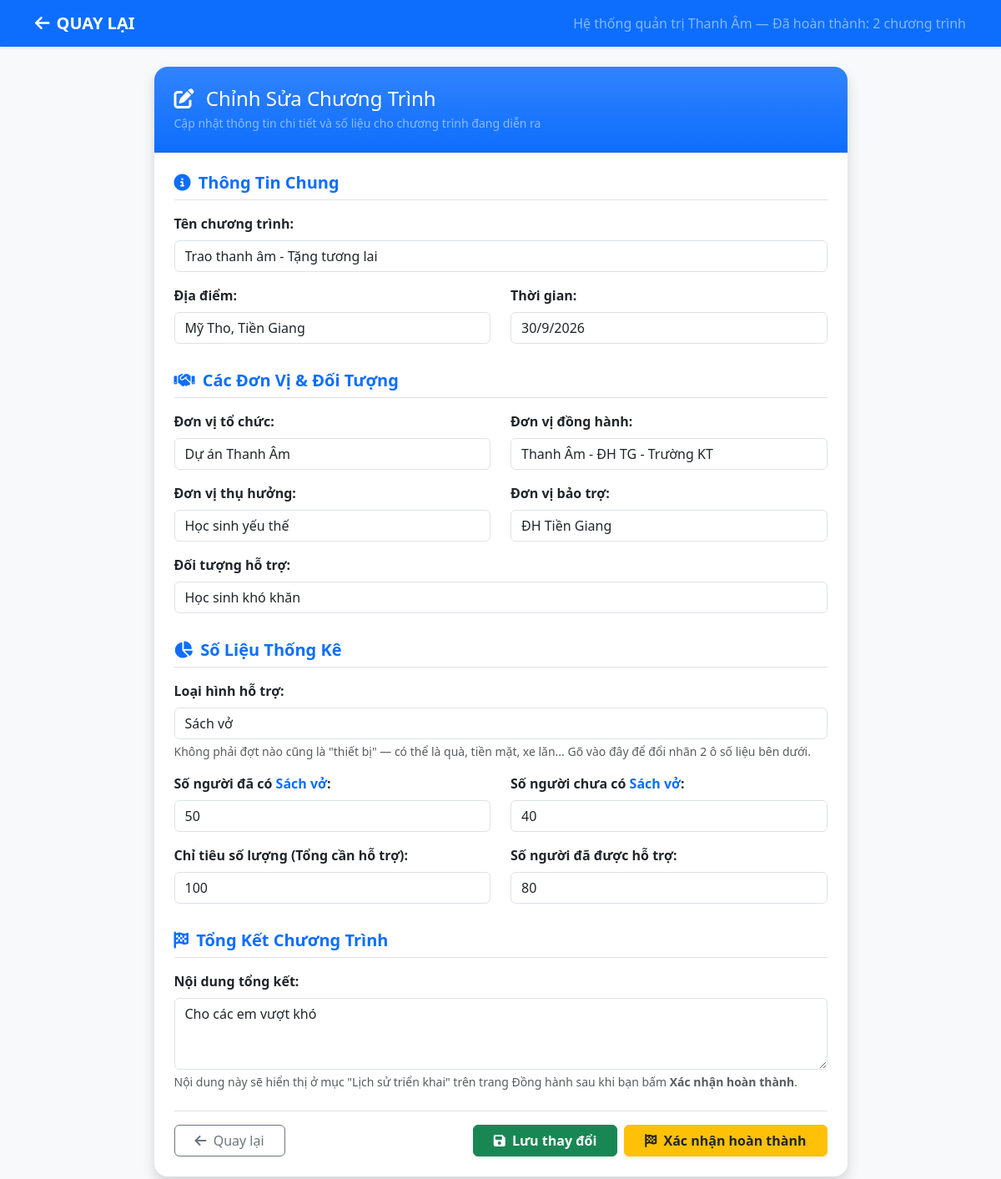
/admin/sua_chuong_trinh.php, run on the app's committed database.
### tables this page shows
CREATE TABLE `chuong_trinh` (
  `id` int(11) NOT NULL,
  `tieu_de` varchar(255) NOT NULL,
  `dia_diem` varchar(255) DEFAULT NULL,
  `thoi_gian` varchar(100) DEFAULT NULL,
  `don_vi_thu_huong` varchar(255) DEFAULT NULL,
  `don_vi_tai_tro` varchar(255) DEFAULT NULL,
  `chi_tieu_so_luong` int(11) DEFAULT 0,
  `so_luong_hien_tai` int(11) DEFAULT 0,
  `trang_thai` enum('dang_dien_ra','da_hoan_thanh') DEFAULT 'dang_dien_ra',
  `mo_ta` text DEFAULT NULL,
  `ngay_tao` timestamp NOT NULL DEFAULT current_timestamp(),
  `don_vi_to_chuc` varchar(255) DEFAULT 'Dự án Thanh Âm',
  `don_vi_dong_hanh` varchar(255) DEFAULT NULL,
  `don_vi_bao_tro` varchar(255) DEFAULT NULL,
  `doi_tuong_ho_tro` varchar(255) DEFAULT NULL,
  `loai_ho_tro` varchar(100) DEFAULT 'thiết bị',
  `so_co_thiet_bi` int(11) DEFAULT 0,
  `so_chua_thiet_bi` int(11) DEFAULT 0
);

### admin/sua_chuong_trinh.php (the view, shortened to what this page needs)
<?php
require_once '../connect.php';
$stmt = $pdo->query("SELECT * FROM chuong_trinh WHERE trang_thai = 'dang_dien_ra' ORDER BY id DESC LIMIT 1");
$ct = $stmt->fetch(PDO::FETCH_ASSOC);
$stmt_dem = $pdo->query("SELECT COUNT(*) FROM chuong_trinh WHERE trang_thai = 'da_hoan_thanh'");
$so_luong_lich_su = (int)$stmt_dem->fetchColumn();
?>
<!DOCTYPE html>
<html lang="vi">
<head>
    <link href="https://cdn.jsdelivr.net/npm/bootstrap@5.3.0/dist/css/bootstrap.min.css" rel="stylesheet">
    <link rel="stylesheet" href="https://cdnjs.cloudflare.com/ajax/libs/font-awesome/6.4.0/css/all.min.css">
</head>
<body class="bg-light">
    <nav class="navbar navbar-expand-lg navbar-dark bg-primary shadow-sm mb-4">
        <div class="container">
            <a class="navbar-brand fw-bold" href="dong_hanh_admin.php"><i class="fa-solid fa-arrow-left me-2"></i>QUAY
                LẠI</a>
            <span class="navbar-text text-white-50">Hệ thống quản trị Thanh Âm — Đã hoàn thành: <?= $so_luong_lich_su ?>
                chương trình</span>
        </div>
    </nav>
    <div class="container pb-5">
        <div class="row justify-content-center">
            <div class="col-lg-9">
                <?php if ($ct): ?>
                <div class="card shadow border-0 rounded-4">
                    <div class="card-header bg-gradient bg-primary text-white p-4 rounded-top-4">
                        <h4 class="mb-1"><i class="fa-solid fa-pen-to-square me-2"></i> Chỉnh Sửa Chương Trình</h4>
                        <p class="mb-0 text-white-50 small">Cập nhật thông tin chi tiết và số liệu cho chương trình đang
                            diễn ra</p>
                    </div>
                    <div class="card-body p-4">
                        <form method="POST" id="form-sua-ct">
                            <h5 class="text-primary mb-3 fw-bold border-bottom pb-2"><i
                                    class="fa-solid fa-circle-info me-1"></i> Thông Tin Chung</h5>
                            <div class="mb-3">
                                <label class="form-label fw-semibold">Tên chương trình:</label>
                                <input type="text" class="form-control" name="tieu_de"
                                    value="<?= htmlspecialchars($ct['tieu_de']) ?>" required>
                            </div>
                            <div class="row">
                                <div class="col-md-6 mb-3">
                                    <label class="form-label fw-semibold">Địa điểm:</label>
                                    <input type="text" class="form-control" name="dia_diem"
                                        value="<?= htmlspecialchars($ct['dia_diem']) ?>">
                                </div>
                                <div class="col-md-6 mb-3">
                                    <label class="form-label fw-semibold">Thời gian:</label>
                                    <input type="text" class="form-control" name="thoi_gian"
                                        value="<?= htmlspecialchars($ct['thoi_gian']) ?>">
                                </div>
                            </div>
                            <h5 class="text-primary mb-3 fw-bold border-bottom pb-2 pt-3"><i
                                    class="fa-solid fa-handshake me-1"></i> Các Đơn Vị & Đối Tượng</h5>
                            <div class="row">
                                <div class="col-md-6 mb-3">
                                    <label class="form-label fw-semibold">Đơn vị tổ chức:</label>
                                    <input type="text" class="form-control" name="don_vi_to_chuc"
                                        value="<?= htmlspecialchars($ct['don_vi_to_chuc']) ?>">
                                </div>
                                <div class="col-md-6 mb-3">
                                    <label class="form-label fw-semibold">Đơn vị đồng hành:</label>
                                    <input type="text" class="form-control" name="don_vi_dong_hanh"
                                        value="<?= htmlspecialchars($ct['don_vi_dong_hanh']) ?>">
                                </div>
                            </div>
                            <div class="row">
                                <div class="col-md-6 mb-3">
                                    <label class="form-label fw-semibold">Đơn vị thụ hưởng:</label>
                                    <input type="text" class="form-control" name="don_vi_thu_huong"
                                        value="<?= htmlspecialchars($ct['don_vi_thu_huong']) ?>">
                                </div>
                                <div class="col-md-6 mb-3">
                                    <label class="form-label fw-semibold">Đơn vị bảo trợ:</label>
                                    <input type="text" class="form-control" name="don_vi_bao_tro"
                                        value="<?= htmlspecialchars($ct['don_vi_bao_tro']) ?>">
                                </div>
                            </div>
                            <div class="mb-3">
                                <label class="form-label fw-semibold">Đối tượng hỗ trợ:</label>
                                <input type="text" class="form-control" name="doi_tuong_ho_tro"
                                    value="<?= htmlspecialchars($ct['doi_tuong_ho_tro']) ?>">
                            </div>
                            <h5 class="text-primary mb-3 fw-bold border-bottom pb-2 pt-3"><i
                                    class="fa-solid fa-chart-pie me-1"></i> Số Liệu Thống Kê</h5>
                            <div class="mb-3">
                                <label class="form-label fw-semibold">Loại hình hỗ trợ:</label>
                                <input type="text" class="form-control" name="loai_ho_tro" id="input-loai-ho-tro"
                                    value="<?= htmlspecialchars($ct['loai_ho_tro'] ?? 'thiết bị') ?>"
                                    placeholder="VD: thiết bị, quà, tiền mặt, xe lăn, sách vở..."
                                    oninput="capNhatNhanLoaiHoTro()">
                                <div class="form-text">Không phải đợt nào cũng là "thiết bị" — có thể là quà, tiền
                                    mặt, xe lăn... Gõ vào đây để đổi nhãn 2 ô số liệu bên dưới.</div>
                            </div>
                            <div class="row">
                                <div class="col-md-6 mb-3">
                                    <label class="form-label fw-semibold">Số người đã có
                                        <span id="nhan-da-co"
                                            class="text-primary"><?= htmlspecialchars($ct['loai_ho_tro'] ?? 'thiết bị') ?></span>:</label>
                                    <input type="number" class="form-control" name="so_co_thiet_bi"
                                        value="<?= $ct['so_co_thiet_bi'] ?>">
                                </div>
                                <div class="col-md-6 mb-3">
                                    <label class="form-label fw-semibold">Số người chưa có
                                        <span id="nhan-chua-co"
                                            class="text-primary"><?= htmlspecialchars($ct['loai_ho_tro'] ?? 'thiết bị') ?></span>:</label>
                                    <input type="number" class="form-control" name="so_chua_thiet_bi"
                                        value="<?= $ct['so_chua_thiet_bi'] ?>">
                                </div>
                            </div>
                            <div class="row">
                                <div class="col-md-6 mb-3">
                                    <label class="form-label fw-semibold">Chỉ tiêu số lượng (Tổng cần hỗ trợ):</label>
                                    <input type="number" class="form-control" name="chi_tieu_so_luong"
                                        value="<?= $ct['chi_tieu_so_luong'] ?>">
                                </div>
                                <div class="col-md-6 mb-3">
                                    <label class="form-label fw-semibold">Số người đã được hỗ trợ:</label>
                                    <input type="number" class="form-control" name="so_luong_hien_tai"
                                        value="<?= $ct['so_luong_hien_tai'] ?>">
                                </div>
                            </div>
                            <h5 class="text-primary mb-3 fw-bold border-bottom pb-2 pt-3"><i
                                    class="fa-solid fa-flag-checkered me-1"></i> Tổng Kết Chương Trình</h5>
                            <div class="mb-3">
                                <label class="form-label fw-semibold">Nội dung tổng kết:</label>
                                <textarea class="form-control" name="mo_ta" rows="3"
                                    placeholder="VD: Đã trao tặng thành công 20 bộ thiết bị cho các em học sinh..."><?= htmlspecialchars($ct['mo_ta'] ?? '') ?></textarea>
                                <div class="form-text">Nội dung này sẽ hiển thị ở mục "Lịch sử triển khai" trên trang
                                    Đồng hành sau khi bạn bấm <strong>Xác nhận hoàn thành</strong>.</div>
                            </div>
                            <div
                                class="d-flex justify-content-between align-items-center mt-4 pt-3 border-top flex-wrap gap-2">
                                <a href="dong_hanh_admin.php" class="btn btn-outline-secondary px-4">
                                    <i class="fa-solid fa-arrow-left me-1"></i> Quay lại
                                </a>
                                <div class="d-flex gap-2">
                                    <button type="submit"
                                        onclick="document.getElementById('form-action').value='capnhat';"
                                        class="btn btn-success px-4 fw-bold shadow-sm">
                                        <i class="fa-solid fa-floppy-disk me-1"></i> Lưu thay đổi
                                    </button>
                                    <button type="submit" onclick="return confirmHoanThanh();"
                                        class="btn btn-warning text-dark px-4 fw-bold shadow-sm">
                                        <i class="fa-solid fa-flag-checkered me-1"></i> Xác nhận hoàn thành
                                    </button>
                                </div>
                            </div>
                        </form>
                    </div>
                </div>
                <?php endif; ?>
            </div>
        </div>
    </div>
</body>
</html>

### data on the page
chuong_trinh: tieu_de "Trao thanh âm - Tặng tương lai", dia_diem "Mỹ Tho, Tiền Giang", thoi_gian "30/9/2026", don_vi_to_chuc "Dự án Thanh Âm", don_vi_dong_hanh "Thanh Âm - ĐH TG - Trường KT", don_vi_thu_huong "Học sinh yếu thế", don_vi_bao_tro "ĐH Tiền Giang", doi_tuong_ho_tro "Học sinh khó khăn", loai_ho_tro "Sách vở", so_co_thiet_bi "50", so_chua_thiet_bi "40", chi_tieu_so_luong "100", so_luong_hien_tai "80", mo_ta "Cho các em vượt khó"

### other printed values
$so_luong_lich_su "2"
